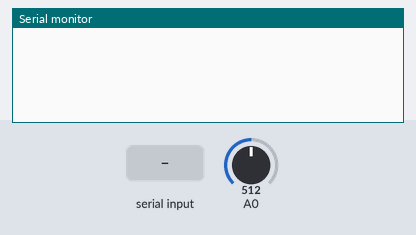
A sketch run on a simulated Arduino Uno, built with avr-gcc and run on an emulated ATmega328P. Shown: the last lines printed to the serial monitor. The test bench sets the inputs (shaded band); at power-on: A0 = 512.

Above: at 1.2 s.
1.3 s: "1" received over Serial
At 1.73 s:
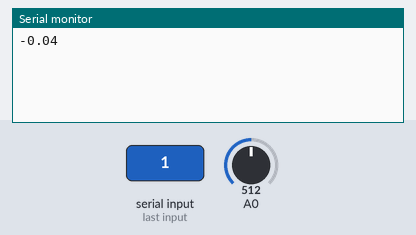
3.5 s: A0 set to 716
At 3.74 s:
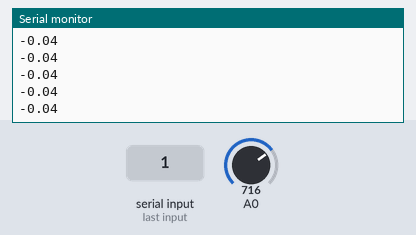
5.0 s: A0 set to 900
At 5.24 s:
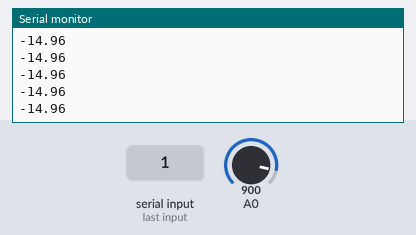
Timing chart, 0 to 8.0 s (numbered marks = the images above; inputs shaded):
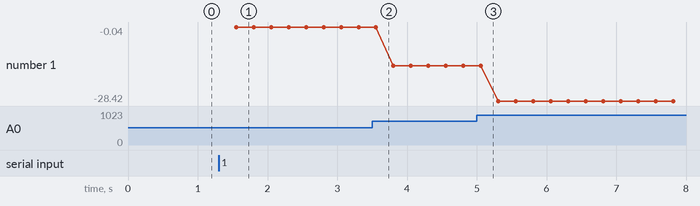

The sketch:

serial_test.ino
```cpp
/*void setup()
{
  Serial.begin(9600); //Start Serial Monitor to display current read value on Serial monitor

}

  int ADC_Value, Factor;
  unsigned long temp;
void loop() {
  /* //if (Serial.available())
  //{
    float x=0.0;
    float AcsValue=0.0,Samples=0.0,AvgAcs=0.0,AcsValueF=0.0;

    while(1)
    { //Get 150 samples
        AcsValue = digitalRead(A1);     //Read current sensor values
        Samples = Samples + AcsValue;  //Add samples together
        delay (300); // let ADC settle before next sample 3ms
        x++;
        Serial.println(AcsValue);
        //if (Serial.available())
        //  break;
    }
    AvgAcs=Samples/x;//Taking Average of Samples

    //((AvgAcs * (5.0 / 1024.0)) is converitng the read voltage in 0-5 volts
    //2.5 is offset(I assumed that arduino is working on 5v so the viout at no current comes
    //out to be 2.5 which is out offset. If your arduino is working on different voltage than
    //you must change the offset according to the input voltage)
    //0.100v(100mV) is rise in output voltage when 1A current flows at input
    AcsValueF = (2.5 - (AvgAcs * (5.0 / 1024.0)) )/0.100;

    Serial.println(AcsValueF);//Print the read current on Serial monitor
    delay(50);
    AcsValue=0.0;Samples=0.0;AvgAcs=0.0;AcsValueF=0.0;x=0; //Initialising all variables back to 0
  //}


    // Read multiple samples for better accuracy
    ADC_Value = analogRead(A0);
    Serial.println(ADC_Value);
    Serial.println("*****");
    ADC_Value = ADC_Value + analogRead(A0);
    ADC_Value = ADC_Value + analogRead(A0);
    ADC_Value = ADC_Value/3;
    temp = (ADC_Value-505)*Factor ;
    ADC_Value = temp/10;
    Serial.println(ADC_Value);
    delay(1000);

}*/

///////////////////////////////////////////////////////////////////////////////////////////////////////////////////////////////
unsigned int total; // holds <= 64 analogReads
byte numReadings = 64;
float offset = 511.5; // calibrate zero current
float span = 0.07315; // calibrate max current | ~0.07315 is for 30A sensor
float current; // holds final current

void setup() {
  Serial.begin(9600);
}
int x =0,y;
char rcv1[10],rcv2[10],i=0;

void loop() {
  if (Serial.available()>0)
  {
      total = 0;
            y = analogRead(A0);

            delay(250);
            current = (-y + offset) * span;
            Serial.println(current);
           }


      //Serial.print("Current is  ");
      //Serial.println(current);
      //Serial.print(current, 1); // one decimal place
      //Serial.println("  Amp");
      //delay(500); // human readable
      total=0;x=0;
  }
////////////////////////////////////////////////////////////////////////////////////////////////////////////////////////////////
/*
 int total; // holds <= 64 analogReads
int x = 0;
float offset = 511.5; // calibrate zero current
float span = 0.07315; // calibrate max current | ~0.07315 is for 30A sensor
float current; // holds final current

void setup() {
  Serial.begin(9600);
}

void loop() {
  total = 0; // reset
  while(1)
  {
  total += analogRead(A0);
  x++;
  if (x == 20000)
  break;
  }
  x=20;
  current = (total / x - offset) * span;

  Serial.print("Current is  ");
  Serial.print(current*-1);
  //Serial.print(current, 1); // one decimal place
  Serial.println("  Amp");
  delay(500); // human readable
}*/
```

Measured:
- after the input at 1.3 s, the serial monitor: prints a new line after 0.25 s (image 1)
- plotted number 1: -0.04 → -14.96 after the input at 3.5 s, -14.96 → -28.42 after the input at 5.0 s
